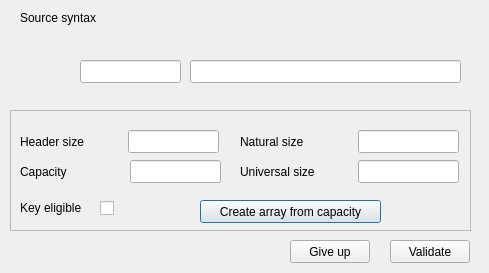
<?xml version="1.0" encoding="UTF-8"?>
<ui version="4.0">
 <class>ZParsingRulesDLg</class>
 <widget class="QDialog" name="ZParsingRulesDLg">
  <property name="geometry">
   <rect>
    <x>0</x>
    <y>0</y>
    <width>489</width>
    <height>273</height>
   </rect>
  </property>
  <property name="windowTitle">
   <string>Dialog</string>
  </property>
  <widget class="QLabel" name="label">
   <property name="geometry">
    <rect>
     <x>20</x>
     <y>10</y>
     <width>161</width>
     <height>16</height>
    </rect>
   </property>
   <property name="text">
    <string>Source syntax </string>
   </property>
  </widget>
  <widget class="QLineEdit" name="ZTypeLEd">
   <property name="geometry">
    <rect>
     <x>80</x>
     <y>60</y>
     <width>101</width>
     <height>23</height>
    </rect>
   </property>
   <property name="readOnly">
    <bool>true</bool>
   </property>
  </widget>
  <widget class="QFrame" name="SizeFRm">
   <property name="geometry">
    <rect>
     <x>10</x>
     <y>110</y>
     <width>461</width>
     <height>121</height>
    </rect>
   </property>
   <property name="frameShape">
    <enum>QFrame::StyledPanel</enum>
   </property>
   <property name="frameShadow">
    <enum>QFrame::Raised</enum>
   </property>
   <widget class="QLabel" name="label_3">
    <property name="geometry">
     <rect>
      <x>10</x>
      <y>20</y>
      <width>141</width>
      <height>23</height>
     </rect>
    </property>
    <property name="text">
     <string>Header size</string>
    </property>
   </widget>
   <widget class="QLineEdit" name="HeaderSizeLEd">
    <property name="geometry">
     <rect>
      <x>118</x>
      <y>20</y>
      <width>91</width>
      <height>23</height>
     </rect>
    </property>
    <property name="readOnly">
     <bool>false</bool>
    </property>
   </widget>
   <widget class="QLabel" name="label_2">
    <property name="geometry">
     <rect>
      <x>230</x>
      <y>20</y>
      <width>81</width>
      <height>23</height>
     </rect>
    </property>
    <property name="text">
     <string>Natural size</string>
    </property>
   </widget>
   <widget class="QLineEdit" name="NaturalLEd">
    <property name="geometry">
     <rect>
      <x>348</x>
      <y>20</y>
      <width>101</width>
      <height>23</height>
     </rect>
    </property>
   </widget>
   <widget class="QLabel" name="label_4">
    <property name="geometry">
     <rect>
      <x>230</x>
      <y>50</y>
      <width>121</width>
      <height>23</height>
     </rect>
    </property>
    <property name="text">
     <string>Universal size</string>
    </property>
   </widget>
   <widget class="QLineEdit" name="UniversalLEd">
    <property name="geometry">
     <rect>
      <x>348</x>
      <y>50</y>
      <width>101</width>
      <height>23</height>
     </rect>
    </property>
   </widget>
   <widget class="QLabel" name="label_5">
    <property name="geometry">
     <rect>
      <x>10</x>
      <y>50</y>
      <width>121</width>
      <height>23</height>
     </rect>
    </property>
    <property name="text">
     <string>Capacity</string>
    </property>
   </widget>
   <widget class="QLineEdit" name="CapacityLEd">
    <property name="geometry">
     <rect>
      <x>120</x>
      <y>50</y>
      <width>91</width>
      <height>23</height>
     </rect>
    </property>
   </widget>
   <widget class="QCheckBox" name="KeyEligibleCHk">
    <property name="enabled">
     <bool>true</bool>
    </property>
    <property name="geometry">
     <rect>
      <x>90</x>
      <y>90</y>
      <width>16</width>
      <height>16</height>
     </rect>
    </property>
    <property name="text">
     <string/>
    </property>
   </widget>
   <widget class="QLabel" name="label_7">
    <property name="geometry">
     <rect>
      <x>10</x>
      <y>90</y>
      <width>91</width>
      <height>16</height>
     </rect>
    </property>
    <property name="text">
     <string>Key eligible</string>
    </property>
   </widget>
   <widget class="QPushButton" name="CreateArrayBTn">
    <property name="geometry">
     <rect>
      <x>190</x>
      <y>90</y>
      <width>181</width>
      <height>23</height>
     </rect>
    </property>
    <property name="text">
     <string>Create array from capacity</string>
    </property>
   </widget>
  </widget>
  <widget class="QPushButton" name="AcceptBTn">
   <property name="geometry">
    <rect>
     <x>390</x>
     <y>240</y>
     <width>80</width>
     <height>23</height>
    </rect>
   </property>
   <property name="text">
    <string>Validate</string>
   </property>
  </widget>
  <widget class="QLineEdit" name="ZTypeStrLEd">
   <property name="geometry">
    <rect>
     <x>190</x>
     <y>60</y>
     <width>271</width>
     <height>23</height>
    </rect>
   </property>
   <property name="readOnly">
    <bool>true</bool>
   </property>
  </widget>
  <widget class="QPushButton" name="DiscardBTn">
   <property name="geometry">
    <rect>
     <x>290</x>
     <y>240</y>
     <width>80</width>
     <height>23</height>
    </rect>
   </property>
   <property name="text">
    <string>Give up</string>
   </property>
  </widget>
  <widget class="QWidget" name="ZTypeListWDg" native="true">
   <property name="geometry">
    <rect>
     <x>10</x>
     <y>50</y>
     <width>61</width>
     <height>41</height>
    </rect>
   </property>
  </widget>
  <widget class="QWidget" name="SyntaxWDg" native="true">
   <property name="geometry">
    <rect>
     <x>180</x>
     <y>10</y>
     <width>291</width>
     <height>31</height>
    </rect>
   </property>
  </widget>
 </widget>
 <resources/>
 <connections/>
</ui>
